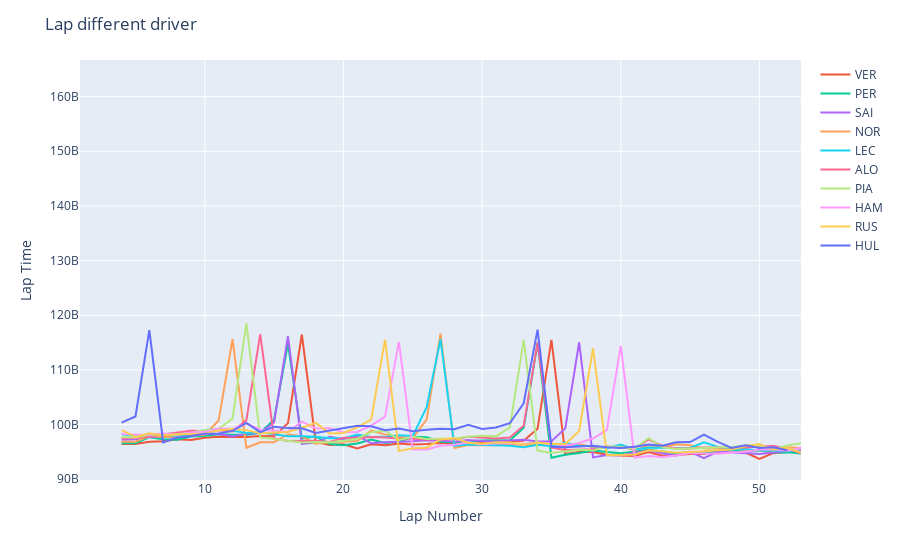

Notebook source saved alongside this figure:
### Code cell
import plotly.express as px

# Plot con Plotly Express
fig = px.line()
min_mean_columns = column_means.nsmallest(10).index
# Aggiungere tracciati al grafico
for driver in min_mean_columns:
    fig.add_scatter(x=race.laps[race.laps.Driver == driver]['LapNumber'], y=race.laps[race.laps.Driver == driver]['LapTime'], mode='lines', name=driver)

# Aggiungere titolo e label agli assi
fig.update_layout(title='Lap different driver', xaxis_title='Lap Number', yaxis_title='Lap Time')

# Mostrare il grafico
fig.show()
